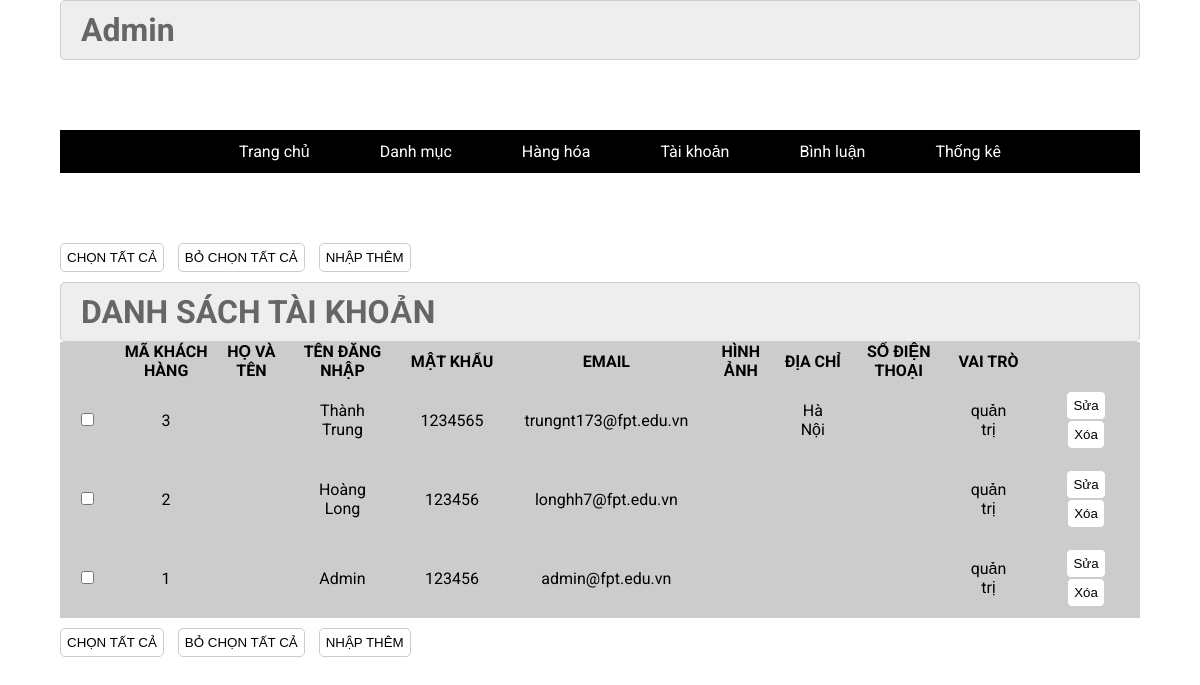
The page /admin/index.php?act=tai_khoan on the database as committed earlier.
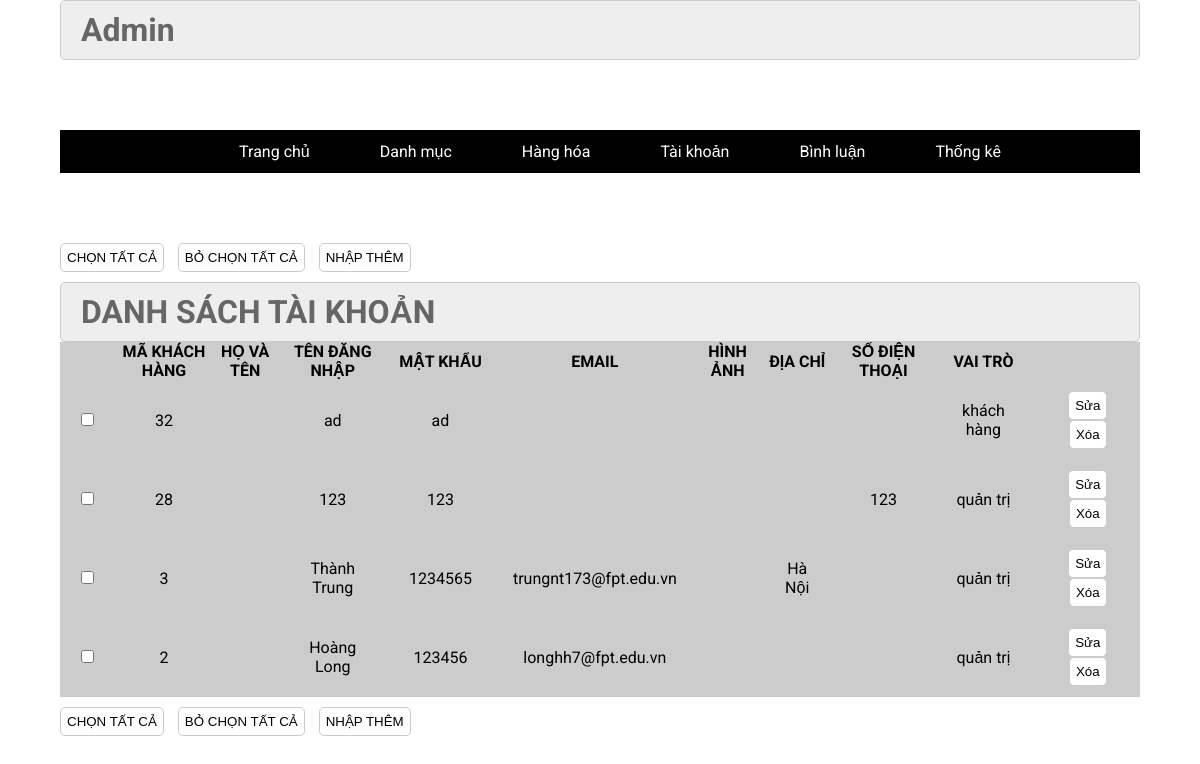
The same page on the database as committed later.
### tables this page shows
CREATE TABLE `taikhoan` (
  `id` int(11) NOT NULL,
  `user` varchar(50) NOT NULL,
  `pass` varchar(50) NOT NULL,
  `email` varchar(255) NOT NULL,
  `img` varchar(255) NOT NULL,
  `address` varchar(255) NOT NULL,
  `tel` varchar(20) NOT NULL,
  `role` int(11) NOT NULL DEFAULT 0
);

### model/pdo.php (called while the page is built, shortened)
<?php
function pdo_get_connection(){
    $servername = "localhost";
    $username = "root";
    $password = "";
    try {
        $conn = new PDO("mysql:host=$servername;dbname=duanmau", $username, $password);
        $conn->setAttribute(PDO::ATTR_ERRMODE, PDO::ERRMODE_EXCEPTION);
        return $conn;
    } catch(PDOException $e) {
        echo "Connection failed: " . $e->getMessage();
    }
}
function pdo_query($sql){
    $sql_args=array_slice(func_get_args(),1);
    try{
        $conn=pdo_get_connection();
        $stmt=$conn->prepare($sql);
        $stmt->execute($sql_args);
        $rows=$stmt->fetchAll();
        return $rows;
    }
    catch(PDOException $e){
        throw $e;
    }
    finally{
        unset($conn);
    }
}
?>

### model/tai_khoan.php (called while the page is built, shortened)
<?php
function load_all_taikhoan()
{
    $sql = "select * from taikhoan order by id desc";
    $kq = pdo_query($sql);
    return $kq;
}

### admin/khachhang/ds_taikhoan.php (the view)
<div class="row2">
    <div class="row mb10 form_content">
        <input class="mr20" type="button" value="CHỌN TẤT CẢ">
        <input class="mr20" type="button" value="BỎ CHỌN TẤT CẢ">
        <a href="index.php?act=them_taikhoan"> <input class="mr20" type="button" value="NHẬP THÊM"></a>
    </div>
    <div class="row2 font_title">
        <h1>DANH SÁCH TÀI KHOẢN</h1>
    </div>
    <div class="row2 form_content ">
        <form action="#" method="POST">
            <div class="row2 mb10 formds_loai">
                <table>
                    <tr>
                        <th></th>
                        <th>MÃ KHÁCH HÀNG</th>
                        <th>HỌ VÀ TÊN</th>
                        <th>TÊN ĐĂNG NHẬP</th>
                        <th>MẬT KHẨU</th>
                        <th>EMAIL</th>
                        <th>HÌNH ẢNH</th>
                        <th>ĐỊA CHỈ</th>
                        <th>SỐ ĐIỆN THOẠI</th>
                        <th>VAI TRÒ</th>
                        <th></th>
                    </tr>
                    <?php foreach ($all_taikhoan as $values) : extract($values) ?>
                        <tr>
                            <td><input type="checkbox" name="" id=""></td>
                            <td><?= $id ?></td>
                            <td><?= $name ?></td>
                            <td><?= $user ?></td>
                            <td><?= $pass ?></td>
                            <td><?= $email ?></td>
                            <td><img src="../<?= $img_path . $img ?>" width='100px' alt=""></td>
                            <td><?= $address ?></td>
                            <td><?= $tel ?></td>
                            <td><?= $role == 0 ? 'khách hàng' : 'quản trị' ?></td>
                            <td><a href="index.php?act=edit_taikhoan&idtk_edit=<?= $id ?>" onclick="return confirm('bạn có chắc là muốn sửa')"><input type="button" value="Sửa"></a>
                                <a href="index.php?act=tai_khoan&idtk_xoa=<?= $id ?>" onclick="return confirm('bạn có chắc là muốn xóa')"><input type="button" value="Xóa"></a>
                            </td>
                        </tr>
                    <?php endforeach ?>
                </table>
            </div>
            <div class="row mb10 ">
                <input class="mr20" type="button" value="CHỌN TẤT CẢ">
                <input class="mr20" type="button" value="BỎ CHỌN TẤT CẢ">
                <a href="index.php?act=them_taikhoan"> <input class="mr20" type="button" value="NHẬP THÊM"></a>
            </div>
        </form>
    </div>
</div>

Rows that differ between the two databases and show on the page:
removed taikhoan: id "1", user "Admin", pass "123456", email "admin@fpt.edu.vn", role "quản trị"
added taikhoan: id "32", user "ad", pass "ad", role "khách hàng"
added taikhoan: id "28", user "123", pass "123", tel "123", role "quản trị"
